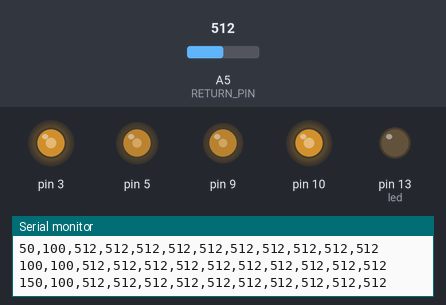
Recording of a sketch running on a simulated Arduino Uno, built with avr-gcc and run on an emulated ATmega328P. Parts: output pins drawn as LEDs (lit = HIGH), the last lines printed to the serial monitor. The inputs (shaded band) are chosen by the test bench; at power-on: A5 (RETURN_PIN) = 512.

Above: at 4.2 s.
4.3 s: A5 (RETURN_PIN) set to 109
At 4.39 s:
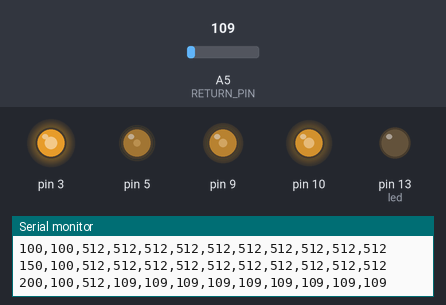
7.3 s: A5 (RETURN_PIN) set to 92
At 7.5 s:
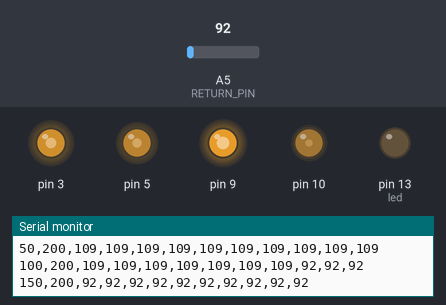
Timing chart, 0 to 19.3 s (numbered marks = the images above; inputs shaded):
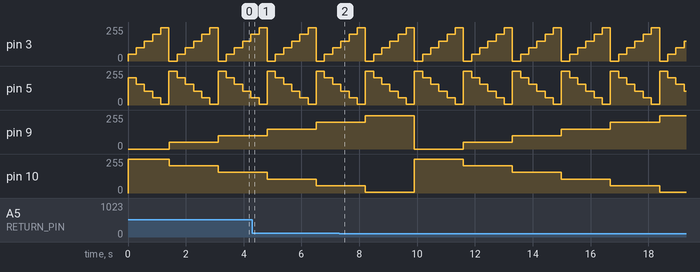

The sketch:

merged216.ino
```cpp
// Low power LIDAR program

#define ZERO_PIN     4  // Arduino pin tied to Zero   pin on the OSLRF.
#define RETURN_PIN   A5  // Arduino pin tied to Return pin on the OSLRF.

int return_val = 0;
float dist = 0;
int vx = 0;         // how bright the LED is
int vy = 0;         // how bright the LED is
int i = 0;
int j = 0;


int led = 13;                // the pin that the LED is atteched to
int PIR = 2;              // the pin that the sensor is atteched to
int state = LOW;             // by default, no motion detected
int val, val2 = 0;                  // variable to store the sensor status (value)


void setup()
{

  pinMode(led, OUTPUT);      // initalize onboard LED as an output
  pinMode(PIR, INPUT);    // initialize PIR as an input
  // Set the main system clock to 8 MHz.
  //Serial.begin(9600); // open the serial port at 9600 bps:
  noInterrupts();
  CLKPR = _BV(CLKPCE);  // enable change of the clock prescaler
  CLKPR = _BV(CLKPS0);  // disvide frequency by 2
  interrupts();

  // Configure Timer 0 for phase correct PWM @ 25 kHz.
  TCCR0A = 0;           // undo the configuration done by...
  TCCR0B = 0;           // ...the Arduino core library
  TCNT0  = 0;           // reset timer
  TCCR0A = _BV(COM0B1)  // non-inverted PWM on ch. B
           | _BV(WGM00);  // mode 5: ph. correct PWM, TOP = OCR0A
  TCCR0B = _BV(WGM02)   // ditto
           | _BV(CS00);   // prescaler = 1
  OCR0A  = 255;         // TOP = 160

  // Same for Timer 1.
  TCCR1A = 0;
  TCCR1B = 0;
  TCNT1  = 0;
  TCCR1A = _BV(COM1A1)  // non-inverted PWM on ch. A
           | _BV(COM1B1)  // same on ch. B
           | _BV(WGM11);  // mode 10: ph. correct PWM, TOP = ICR1
  TCCR1B = _BV(WGM13)   // ditto
           | _BV(CS10);   // prescaler = 1
  ICR1   = 255;

  // Same for Timer 2.
  TCCR2A = 0;
  TCCR2B = 0;
  TCNT2  = 0;
  TCCR2A = _BV(COM2B1)  // non-inverted PWM on ch. B
           | _BV(WGM20);  // mode 5: ph. correct PWM, TOP = OCR2A
  TCCR2B = _BV(WGM22)   // ditto
           | _BV(CS20);   // prescaler = 1
  OCR2A  = 255;

  // Set the main system clock to 8 MHz.

  Serial.begin(38400);
}

void loop()
{
  //takes a reading and then waits for a few
  /*
    val1 = digitalRead(sensor);   // read sensor value
    delay(5000);
    val2 = digitalRead(sensor);
    if (val1 == val2)
    {           // check if the sensor is HIGH
      digitalWrite(led, HIGH);   // turn LED ON
      delay(100);                // delay 100 milliseconds
      Serial.println("Motion detected!");
    }
    else
    {
        digitalWrite(led, LOW); // turn LED OFF
        delay(200);             // delay 200 milliseconds
      Serial.println("Motion stopped!");
    }
  */
  // Detect Zero signal rising edge

  //zero_val = digitalRead(ZERO_PIN);

  // Detect Return signal rising edge based on previous measurement amplitude

//  Serial.print(zero_val * 1000);
//  Serial.print(',');

//

//
//  vx = vx + fadex;
//
//  //vyi = vyi + fadey;
//  //vy = (int)vyi;
//
//  if (vx == 50 || vx == 200)
//  {
//    fadex = -fadex ;
//    if (vy == 50 || vy == 200)
//  {
//    fadey = -fadey ;
//    vy = vy + fadey;
//  }
//
//  }
  vx = 0;
  vy = 0;
  for(vy = 0; vy<251;vy =vy + 50 ){
    for (vx=0; vx < 251; vx = vx+50){
      analogWrite( 3,  vx);  // duty cycle = 1/160
      analogWrite( 5,  255-vx); // ~ 1/3
      analogWrite( 9, vy);  // ~ 2/3
      analogWrite(10, 255-vy); // 159/160
      Serial.print(vx);
      Serial.print(',');
      Serial.print(vy);
      Serial.print(',');
      for(j =0; j < 9; j++){
        delay(1000);
        return_val = analogRead(RETURN_PIN);
        Serial.print(return_val);
        Serial.print(',');
      }
      Serial.println(return_val);

//      if (vx == 250){
//        vx = 0;
//      }
//      if (vy == 250){
//        vy = 0;
//      }
    }
  }

}
```

Measured:
- the behaviour switches between 100 and 99 on A5 (RETURN_PIN) (found by bisection; images 1 and 2)
- by itself, pin 3: repeats every 1.7 s: 200/255 0.28 s, 250/255 0.28 s, 0/255 0.28 s, 50/255 0.28 s, 100/255 0.28 s, 150/255 0.28 s
- by itself, pin 5: repeats every 1.7 s: 55/255 0.28 s, 5/255 0.28 s, 255/255 0.28 s, 205/255 0.28 s, 155/255 0.28 s, 105/255 0.28 s
